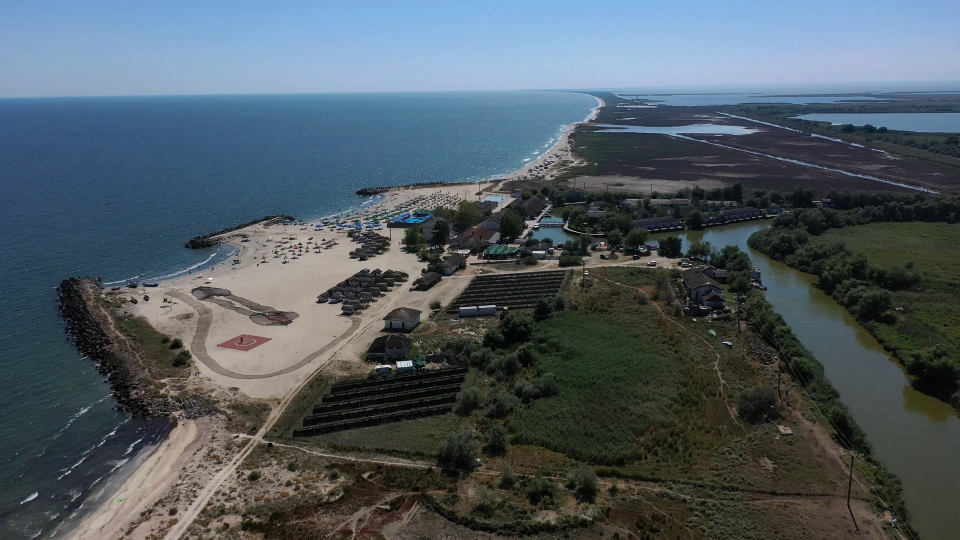
#> input picture frames_video2/frame_0000.jpg, 1920 x 1080 px (shown at 1/2 size); its folder holds 4 pictures in this run
$ python panorama_angle.py
#> lines starting #> are read from the running program, lines starting #| are printed output that depends on the picture
import os

import cv2
import numpy as np

def align_image_sizes(img1, img2):
    # Determinăm dimensiunile maxime
    height = max(img1.shape[0], img2.shape[0])
    width = max(img1.shape[1], img2.shape[1])

    # Extindem img1
    extended_img1 = np.zeros((height, width, 3), dtype=np.uint8)
    extended_img1[:img1.shape[0], :img1.shape[1]] = img1

    # Extindem img2
    extended_img2 = np.zeros((height, width, 3), dtype=np.uint8)
    extended_img2[:img2.shape[0], :img2.shape[1]] = img2

    return extended_img1, extended_img2


def stitch_images_sift(images):
    # Initialize SIFT detector
    sift = cv2.SIFT_create()

    # Aliniem manual imaginile una câte una
    result = images[0]

    for i in range(1, len(images)):
        img1 = result
        img2 = images[i]

        # Detectăm caracteristicile și extragem descrierile
        kp1, des1 = sift.detectAndCompute(img1, None)
        kp2, des2 = sift.detectAndCompute(img2, None)

        # Potrivim caracteristicile folosind FLANN-based matcher
        # Folosim un algoritm de căutare rapidă (FLANN) pentru a găsi
        # cele mai bune potriviri între descrierile celor două imagini.
        FLANN_INDEX_KDTREE = 1
        index_params = dict(algorithm=FLANN_INDEX_KDTREE, trees=5)
        search_params = dict(checks=50)
        flann = cv2.FlannBasedMatcher(index_params, search_params)
        matches = flann.knnMatch(des1, des2, k=2)

        # Aplicăm filtrul Lowe pentru potriviri bune
        good_matches = []
        for m, n in matches:
            if m.distance < 0.7 * n.distance:
                good_matches.append(m)

        # Dacă există suficiente potriviri bune, calculăm omografia
        if len(good_matches) > 10:
            src_pts = np.float32([kp1[m.queryIdx].pt for m in good_matches]).reshape(-1, 1, 2)
            dst_pts = np.float32([kp2[m.trainIdx].pt for m in good_matches]).reshape(-1, 1, 2)

            # Calculăm matricea omografică
            # Calculează o matrice 3×3, numită matricea omografică,
            # care descrie transformarea perspectivei între punctele sursă
            # (dst_pts) și punctele destinație (src_pts).
            # 5.0: Pragul de eroare pentru a decide dacă un punct este outlier sau nu
            M, mask = cv2.findHomography(dst_pts, src_pts, cv2.RANSAC, 5.0)

            # Aplicăm transformarea perspectivei asupra imaginii curente
            h, w = img1.shape[:2]
            img2_aligned = cv2.warpPerspective(img2, M, (w, h + img2.shape[0]))

            # Extindem dimensiunile pentru a fi compatibile
            img1_resized, img2_resized = align_image_sizes(img1, img2_aligned)

            # Combinăm imaginile prin suprapunere
            result = np.maximum(img1_resized, img2_resized)
        else:
            print(f"Insufficient matches between images {i-1} and {i}")
            break

    return result

# Citim imaginile din folder
def load_images_from_folder(folder):
#> called with folder = './frames_video2'
    image_paths = sorted([os.path.join(folder, f) for f in os.listdir(folder) if f.endswith('.jpg')])
    return [cv2.imread(img_path) for img_path in image_paths[:7]]
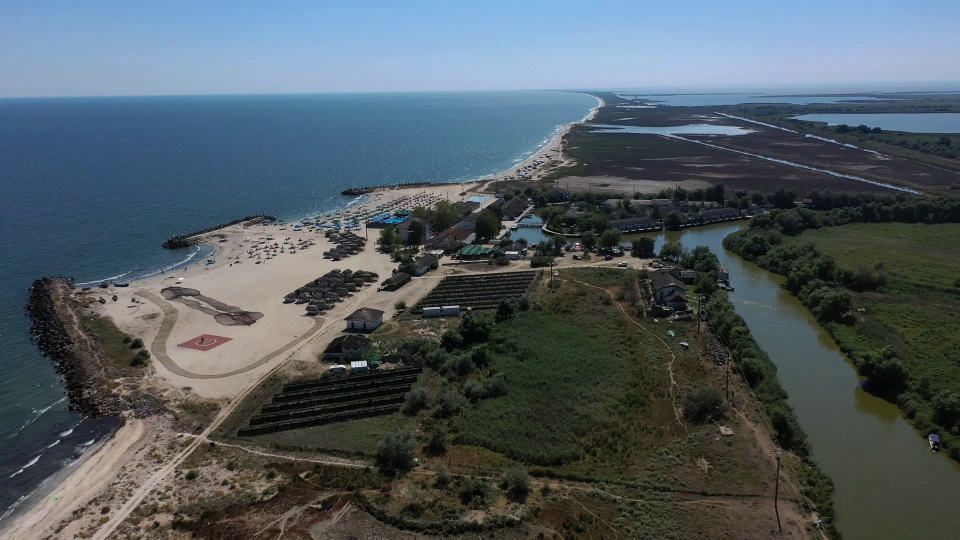
#> input picture frames_video2/frame_0001.jpg, 1920 x 1080 px (shown at 1/2 size)
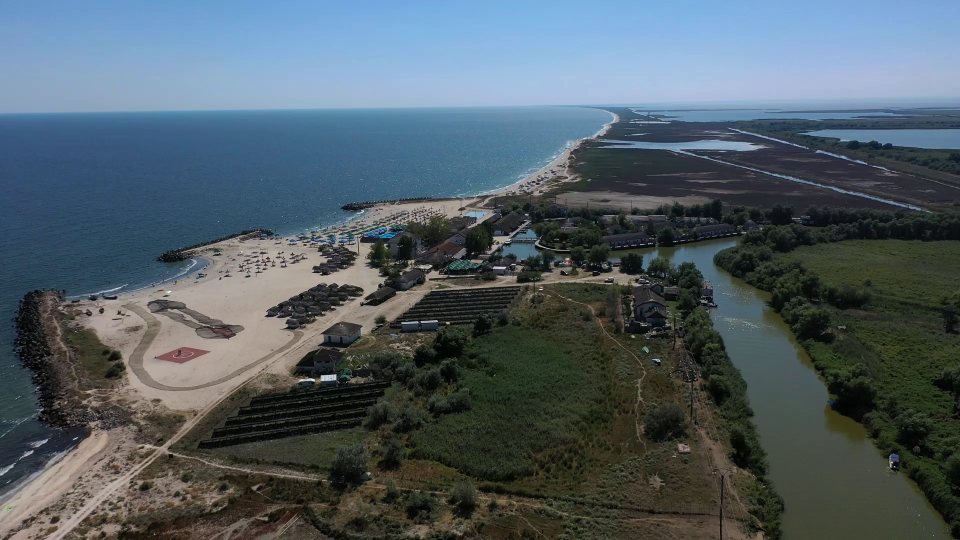
#> input picture frames_video2/frame_0002.jpg, 1920 x 1080 px (shown at 1/2 size)
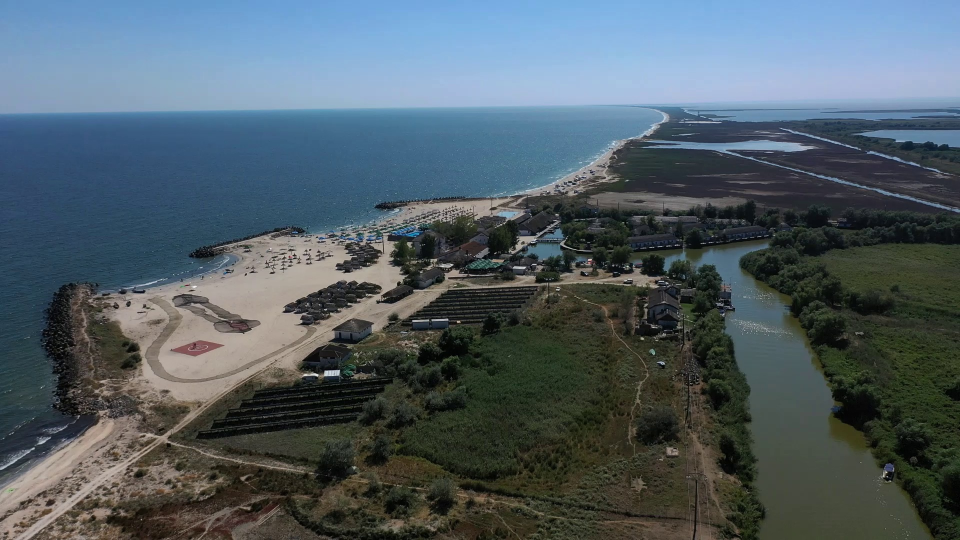
#> input picture frames_video2/frame_0003.jpg, 1920 x 1080 px (shown at 1/2 size)

# Exemplu
frame_folder = "./frames_video2"
images = load_images_from_folder(frame_folder)
#> images = 4 items

# Creăm panorama folosind SIFT
panorama = stitch_images_sift(images)
#> in stitch_images_sift, result is the input picture: shape (1080, 1920, 3); mean B, G, R 97.8, 90.3, 78.9
#> the loop in stitch_images_sift, `for i in range(1, len(images)):` made 3 passes
#> (matches, h, height in align_image_sizes) on passes 1 to 3: (10492 matches, 1080, 2160), (10678 matches, 2160, 3240), (10102 matches, 3240, 4320)
#> pass 1, in stitch_images_sift, `img2_aligned = cv2.warpPerspective(img2, M, (w, h + img2.shape[0]))`:
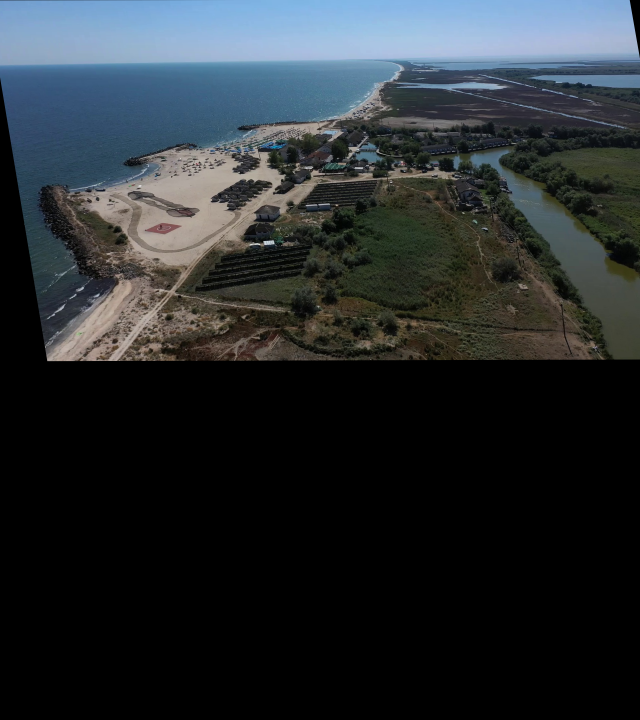
#> img2_aligned: shape (2160, 1920, 3) (shown at 1/3 size); mean B, G, R 48.1, 44.6, 39.3
#> pass 2, in stitch_images_sift, `img2_aligned = cv2.warpPerspective(img2, M, (w, h + img2.shape[0]))`:
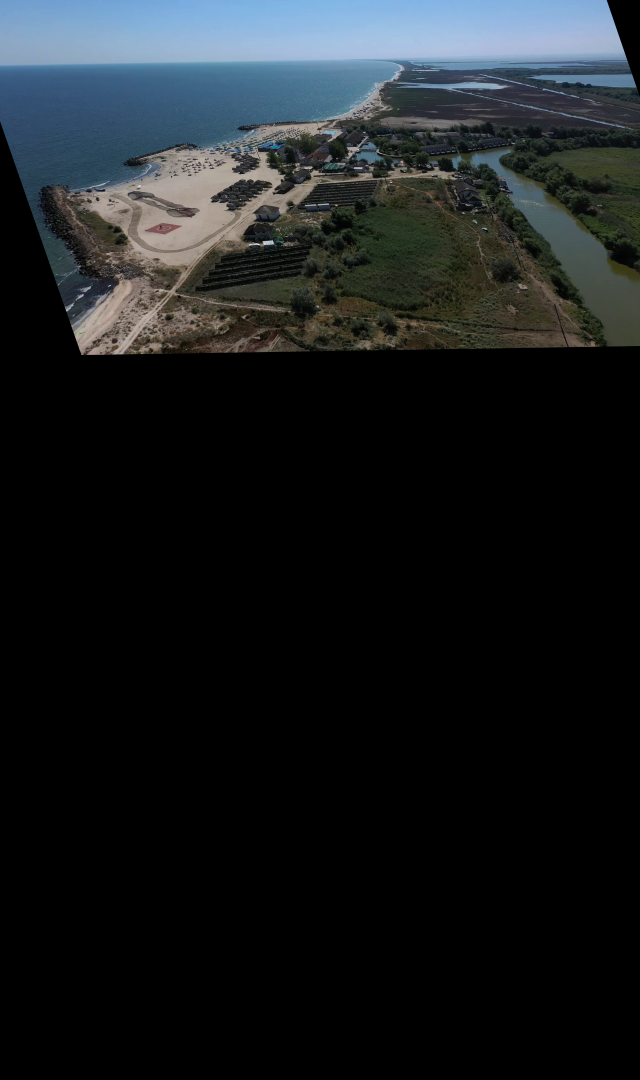
#> img2_aligned: shape (3240, 1920, 3) (shown at 1/3 size); mean B, G, R 30.7, 28.5, 24.7
#> after the loop in stitch_images_sift, `for i in range(1, len(images)):`:
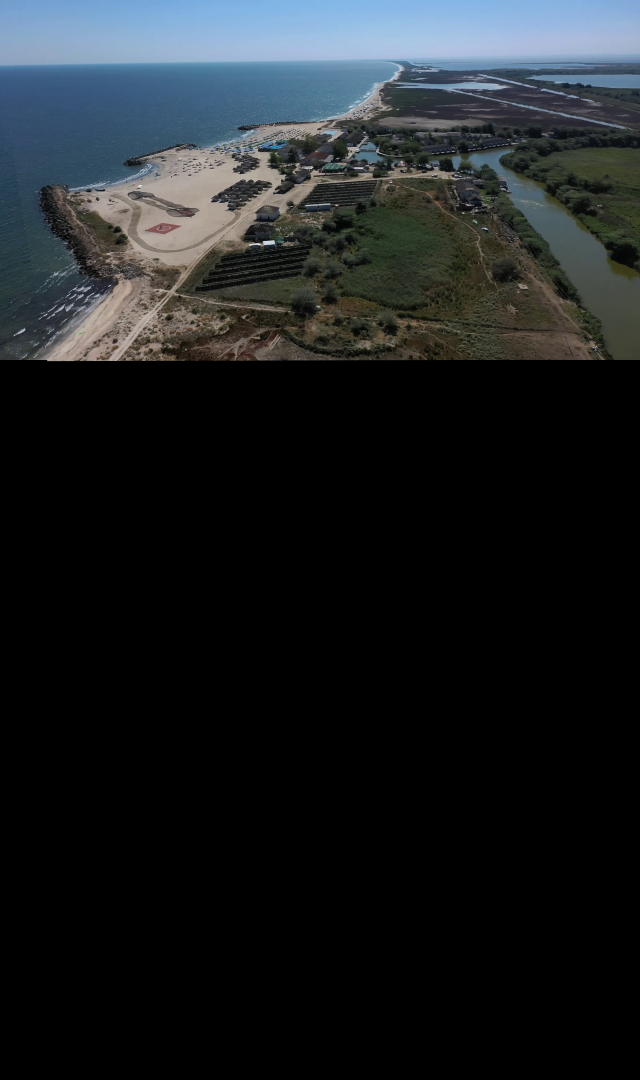
#> img1: shape (3240, 1920, 3) (shown at 1/3 size); mean B, G, R 34.3, 31.8, 28
#> after the loop in stitch_images_sift, `for i in range(1, len(images)):`:
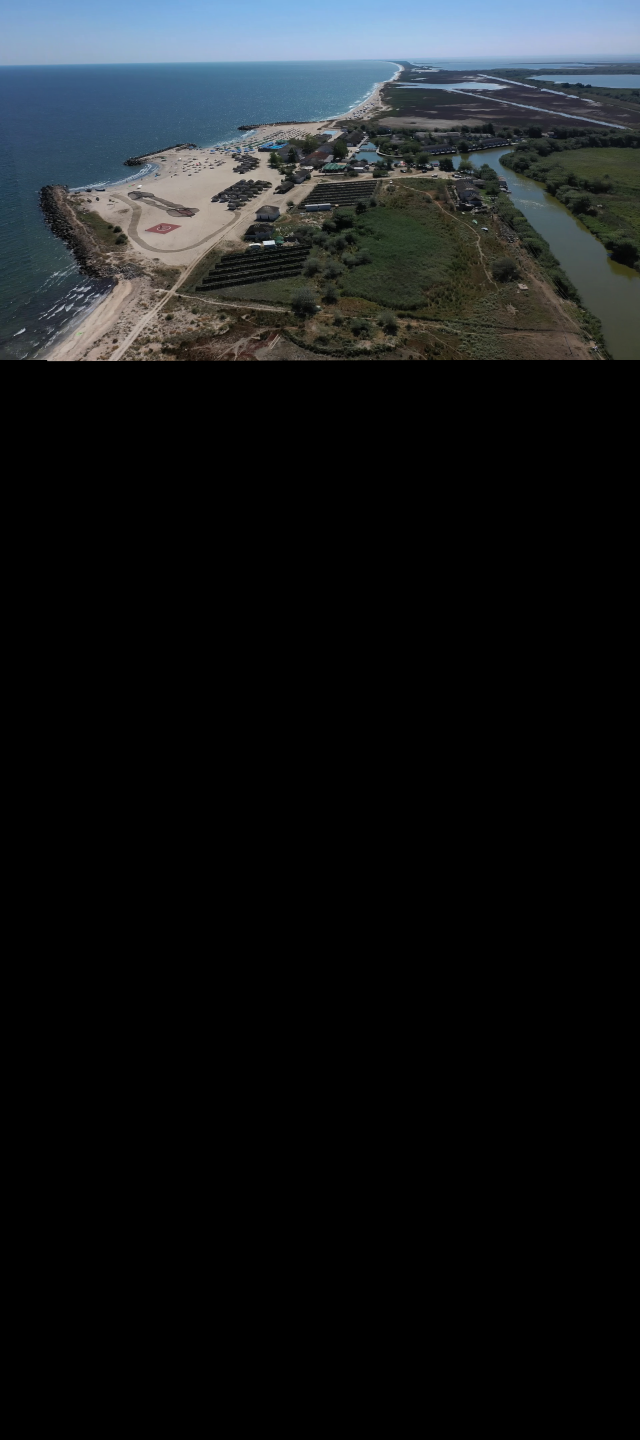
#> img1_resized: shape (4320, 1920, 3) (shown at 1/3 size); mean B, G, R 25.7, 23.9, 21
#> in stitch_images_sift, img2 is the input picture: shape (1080, 1920, 3); mean B, G, R 100.8, 93.1, 79.4

# Salvăm rezultatul
output_path = "./panorama_angle.jpg"
cv2.imwrite(output_path, panorama)
print(f"Panorama saved at {output_path}")
